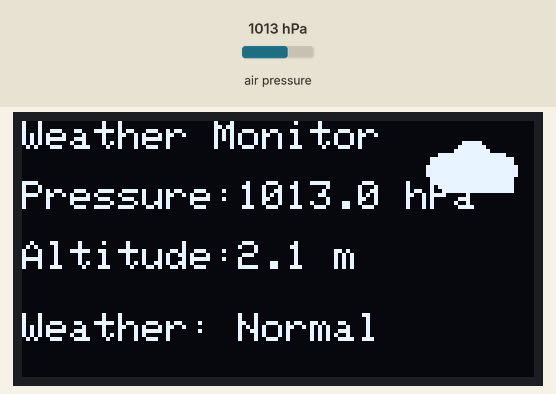
A sketch run on a simulated Arduino Uno, built with avr-gcc and run on an emulated ATmega328P. Shown: 128×64 one-colour display. The test bench sets the inputs (shaded band); at power-on: air pressure 1013 hPa. What the sketch prints to the serial monitor is not drawn.

Above: at 3.2 s.
3.3 s: air pressure set to 952 hPa
At 5.2 s:
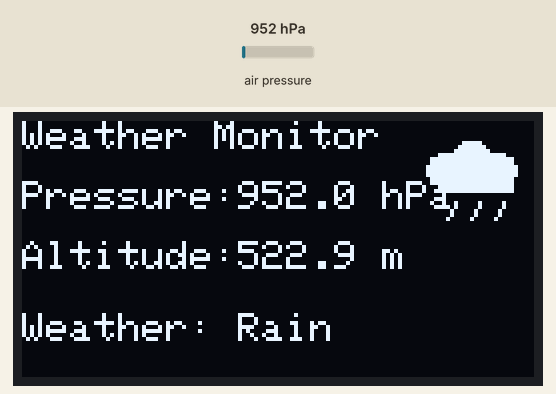
5.7 s: air pressure set to 1025 hPa
At 7.3 s:
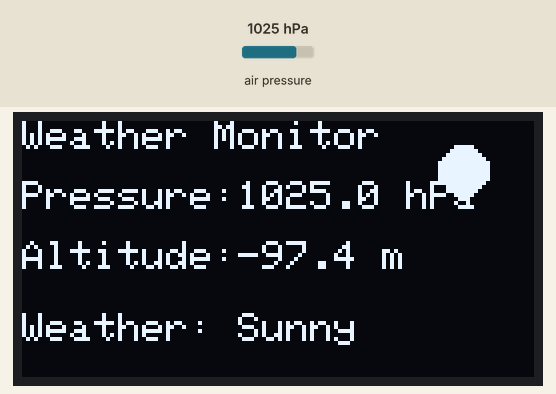
7.8 s: air pressure set to 975 hPa
At 9.4 s:
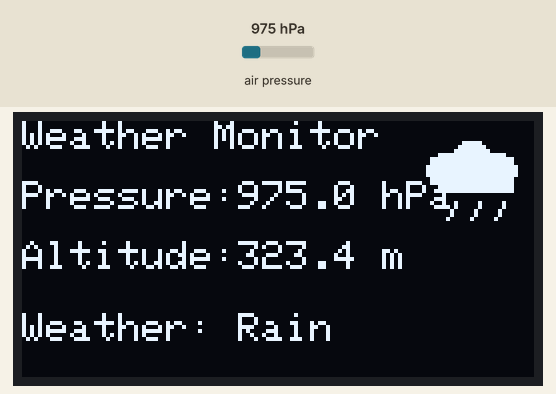
9.9 s: air pressure set to 1000 hPa
At 11.7 s:
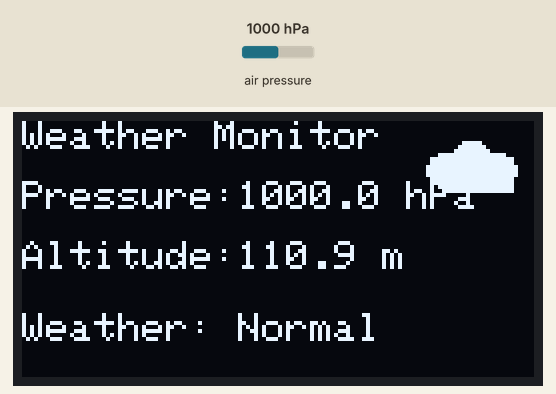
12.0 s: air pressure set to 1048 hPa
At 13.8 s:
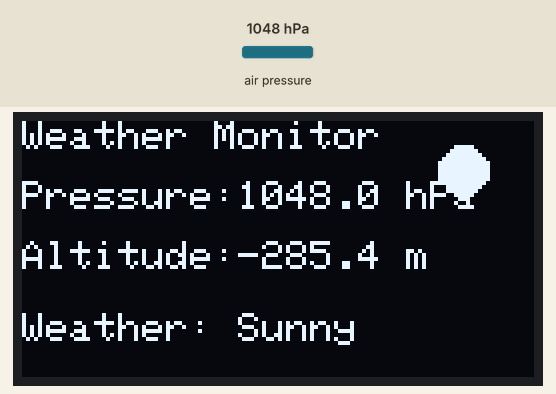
14.1 s: air pressure set to 1014 hPa
At 16.2 s:
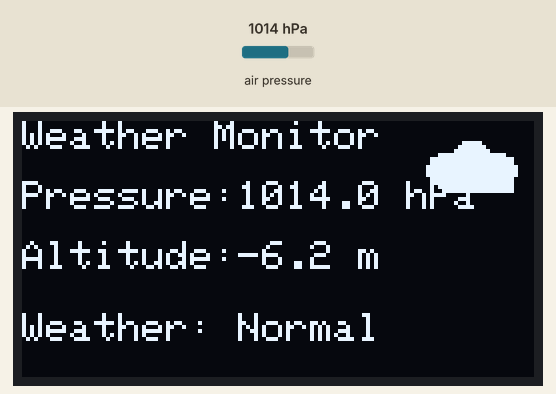
Timing chart, 0 to 17.3 s (numbered marks = the images above; inputs shaded):
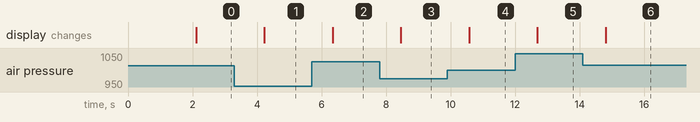

The sketch:

Pressure_Altitude_Display.ino
```cpp
#include <Wire.h>
#include <Adafruit_GFX.h>
#include <Adafruit_SSD1306.h>
#include <Adafruit_BMP280.h>

#define SCREEN_WIDTH 128
#define SCREEN_HEIGHT 64

Adafruit_SSD1306 display(SCREEN_WIDTH, SCREEN_HEIGHT, &Wire, -1);
Adafruit_BMP280 bmp;

void drawSun() {
  display.fillCircle(110, 12, 6, SSD1306_WHITE);
}

void drawCloud() {
  display.fillCircle(105, 12, 4, SSD1306_WHITE);
  display.fillCircle(112, 10, 5, SSD1306_WHITE);
  display.fillCircle(119, 12, 4, SSD1306_WHITE);
  display.fillRect(105, 12, 18, 6, SSD1306_WHITE);
}

void drawRain() {
  drawCloud();
  display.drawLine(108, 20, 106, 24, SSD1306_WHITE);
  display.drawLine(114, 20, 112, 24, SSD1306_WHITE);
  display.drawLine(120, 20, 118, 24, SSD1306_WHITE);
}

void setup() {

  Serial.begin(9600);

  display.begin(SSD1306_SWITCHCAPVCC, 0x3C);
  display.clearDisplay();

  if (!bmp.begin(0x76)) {
    if (!bmp.begin(0x77)) {
      display.setCursor(0,0);
      display.println("BMP280 Error");
      display.display();
      while(1);
    }
  }

  display.setTextSize(2);
  display.setCursor(10,20);
  display.println("WEATHER");
  display.display();

  delay(2000);
}

void loop() {

  float pressure = bmp.readPressure()/100.0;
  float altitude = bmp.readAltitude(1013.25);

  String weather;

  if(pressure > 1015)
    weather = "Sunny";

  else if(pressure >=1000)
    weather = "Normal";

  else
    weather = "Rain";

  // Serial Monitor
  Serial.print("Pressure : ");
  Serial.print(pressure);
  Serial.println(" hPa");

  Serial.print("Altitude : ");
  Serial.print(altitude);
  Serial.println(" m");

  Serial.print("Weather : ");
  Serial.println(weather);

  Serial.println("---------------------");

  // OLED
  display.clearDisplay();

  display.setTextSize(1);

  display.setCursor(0,0);
  display.println("Weather Monitor");

  display.setCursor(0,15);
  display.print("Pressure:");
  display.print(pressure,1);
  display.println(" hPa");

  display.setCursor(0,30);
  display.print("Altitude:");
  display.print(altitude,1);
  display.println(" m");

  display.setCursor(0,48);
  display.print("Weather:");

  if(weather=="Sunny"){
    display.print(" Sunny");
    drawSun();
  }

  else if(weather=="Normal"){
    display.print(" Normal");
    drawCloud();
  }

  else{
    display.print(" Rain");
    drawRain();
  }

  display.display();

  delay(1000);
}
```

Measured:
- after the input at 3.3 s, the display: changes after 0.93 s (image 1)
- after the input at 5.7 s, the display: changes after 0.64 s (image 2)
- after the input at 7.8 s, the display: changes after 0.66 s (image 3)
- after the input at 9.9 s, the display: changes after 0.68 s (image 4)
- after the input at 12.0 s, the display: changes after 0.70 s (image 5)
- after the input at 14.1 s, the display: changes after 0.71 s (image 6)
